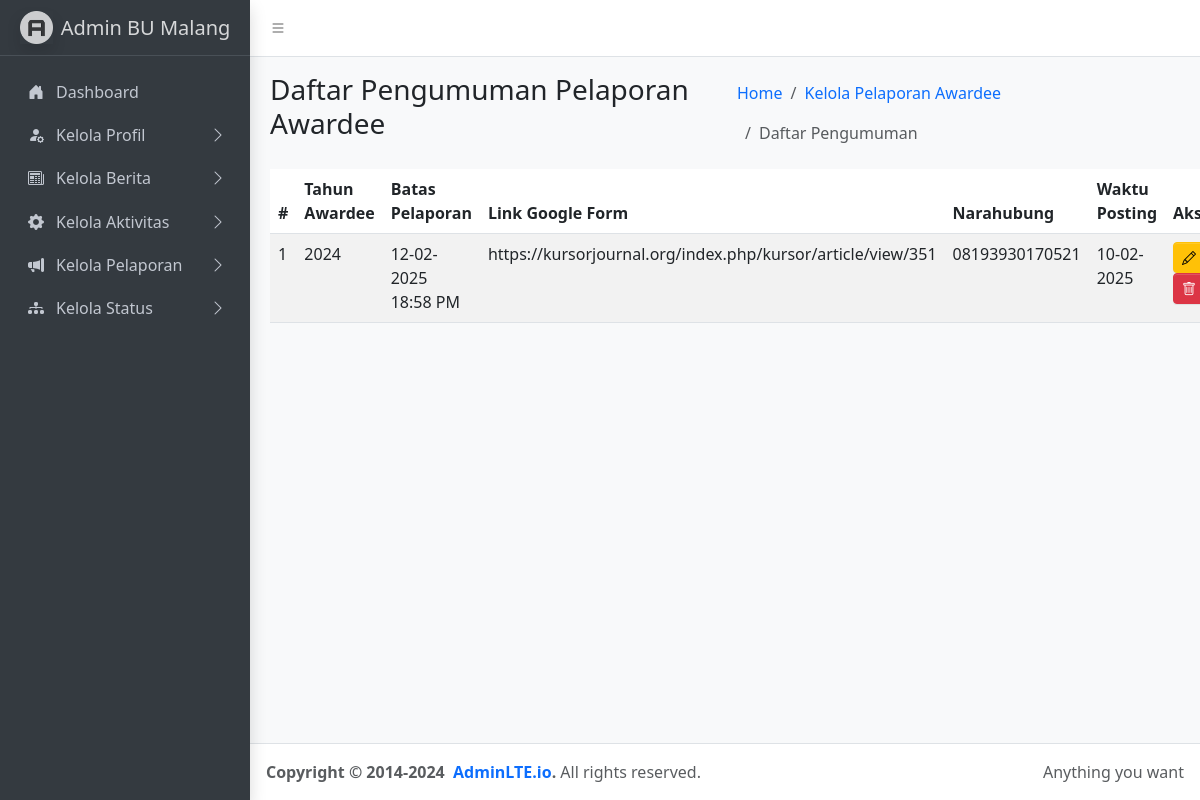
/adminbu/pages/kelola-pelaporan/daftar-pelaporan-awardee.php, run on the app's committed database.
### tables this page shows
CREATE TABLE `pel_awardee` (
  `id_pel_awardee` int(11) NOT NULL,
  `waktu` date NOT NULL,
  `tahun_awardee` char(20) NOT NULL,
  `batas_pelaporan` datetime NOT NULL,
  `link` longtext NOT NULL,
  `narahubung` varchar(255) NOT NULL
);

### adminbu/pages/kelola-pelaporan/daftar-pelaporan-awardee.php (the view, shortened to what this page needs)
<?php
include '../../../connections/conn.php';
$query = "SELECT * FROM pel_awardee ORDER BY waktu DESC";
$result = $conn->query($query);
$no = 1;
?>
<!doctype html>
<html lang="en">
<?php include '../../components/head.php'; ?>
<body class="layout-fixed sidebar-expand-lg bg-body-tertiary">
  <div class="app-wrapper">
    <nav class="app-header navbar navbar-expand bg-body">
      <div class="container-fluid">
        <ul class="navbar-nav">
          <li class="nav-item">
            <a class="nav-link" data-lte-toggle="sidebar" href="#" role="button">
              <i class="bi bi-list"></i>
            </a>
          </li>
        </ul>
      </div>
    </nav>
    <aside class="app-sidebar bg-body-secondary shadow" data-bs-theme="dark">
      <?php include '../../components/navbar.php' ?>
    </aside>
    <main class="app-main">
      <div class="app-content-header">
        <div class="container-fluid">
          <div class="row">
            <div class="col-sm-6">
              <h3 class="mb-0">Daftar Pengumuman Pelaporan Awardee</h3>
            </div>
            <div class="col-sm-6">
              <ol class="breadcrumb float-sm-end">
                <li class="breadcrumb-item"><a href="#">Home</a></li>
                <li class="breadcrumb-item"><a href="pages/kelola-aktivitas/kelola-events.php">Kelola Pelaporan Awardee</a></li>
                <li class="breadcrumb-item active" aria-current="page">
                  Daftar Pengumuman
                </li>
              </ol>
            </div>
          </div>
        </div>
      </div>
      <div class="app-content">
        <div class="container-fluid">
          <div class="col-md-12">
            <table id="databerita" class="table table-striped" style="width:100%">
              <thead>
                <tr>
                  <th>#</th>
                  <th>Tahun Awardee</th>
                  <th>Batas Pelaporan</th>
                  <th>Link Google Form</th>
                  <th>Narahubung</th>
                  <th>Waktu Posting</th>
                  <th>Aksi</th>
                </tr>
              </thead>
              <tbody>
                <?php while ($row = $result->fetch_assoc()): ?>
                  <tr>
                    <td><?= $no++; ?></td>
                    <td><?= htmlspecialchars($row['tahun_awardee']); ?></td>
                    <td><?= date('d-m-Y H:i A', strtotime($row['batas_pelaporan'])); ?></td>
                    <td><?= htmlspecialchars($row['link']); ?></td>
                    <td><?= htmlspecialchars($row['narahubung']); ?></td>
                    <td><?= date('d-m-Y', strtotime($row['waktu'])); ?></td>
                    <td>
                      <a href="/BU-Malang-2025/adminbu/pages/kelola-pelaporan/kelola-pelaporan-awardee.php?id=<?= $row['id_pel_awardee']; ?>" class="btn btn-warning btn-sm">
                        <i class="bi bi-pencil"></i> </a>
                      <form method="POST" style="display:inline;" onsubmit="return confirmDelete();">
                        <button type="submit" name="hapus" class="btn btn-danger btn-sm">
                          <i class="bi bi-trash"></i>
                        </button>
                      </form>
                    </td>
                  </tr>
                <?php endwhile; ?>
              </tbody>
            </table>
          </div>
        </div>
      </div>
    </main>
    <footer class="app-footer">
      <div class="float-end d-none d-sm-inline">Anything you want</div>
      <strong>
        Copyright &copy; 2014-2024&nbsp;
        <a href="https://adminlte.io" class="text-decoration-none">AdminLTE.io</a>.
      </strong>
      All rights reserved.
    </footer>
  </div>
</body>
</html>

### data on the page
pel_awardee: tahun_awardee "2024", batas_pelaporan "12-02-2025 18:58 PM", link "https://kursorjournal.org/index.php/kursor/article/view/351", narahubung "08193930170521", waktu "10-02-2025"
